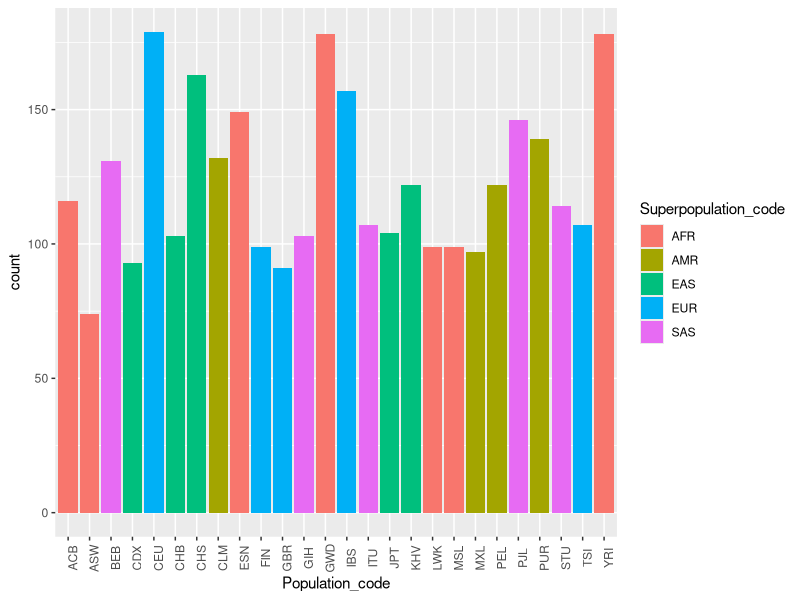
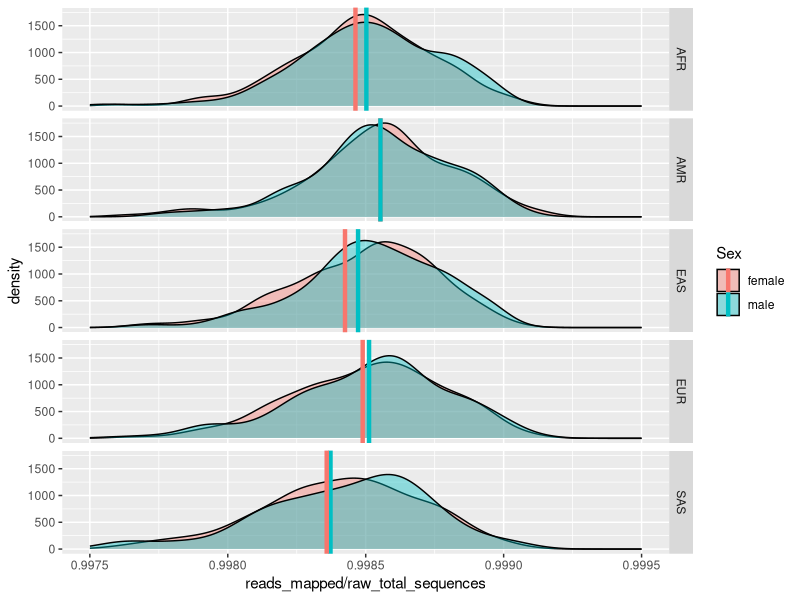
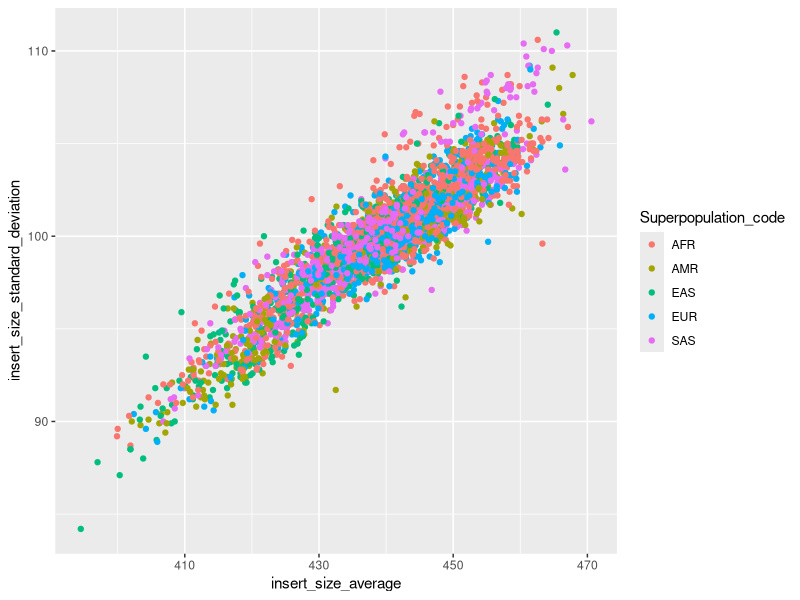
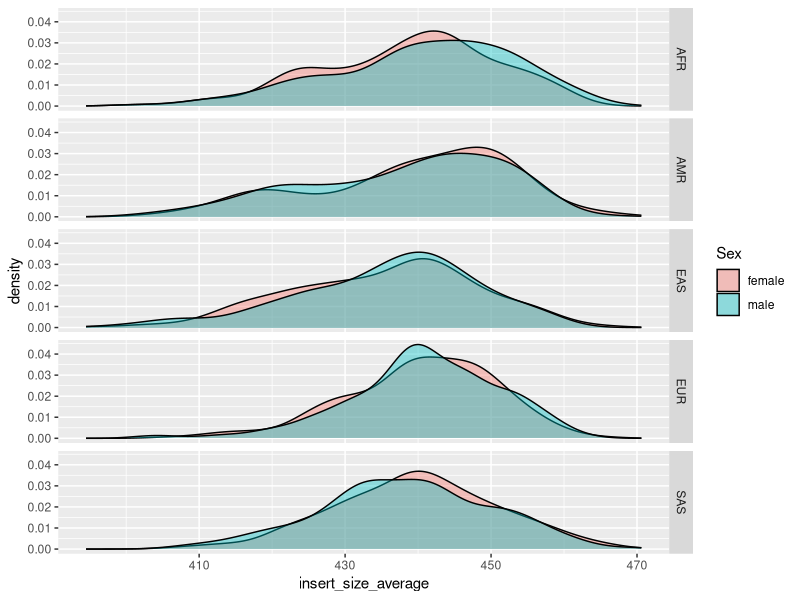
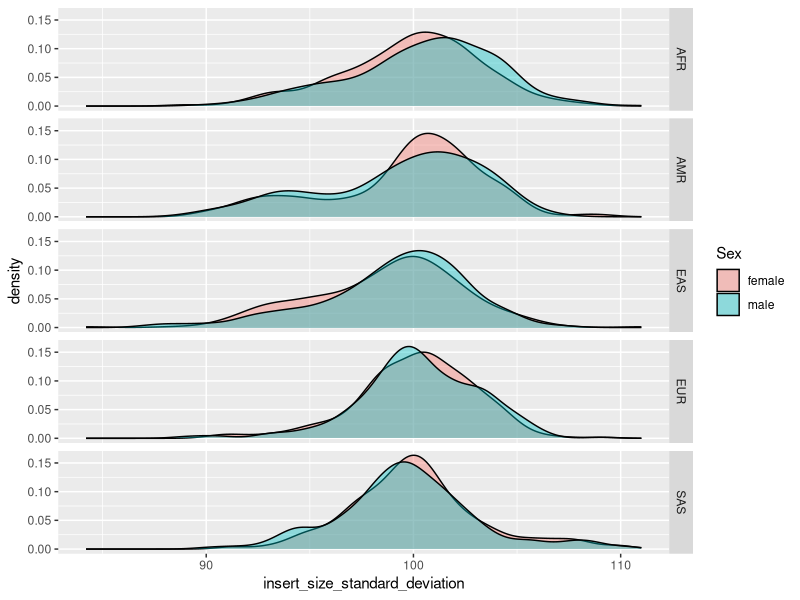
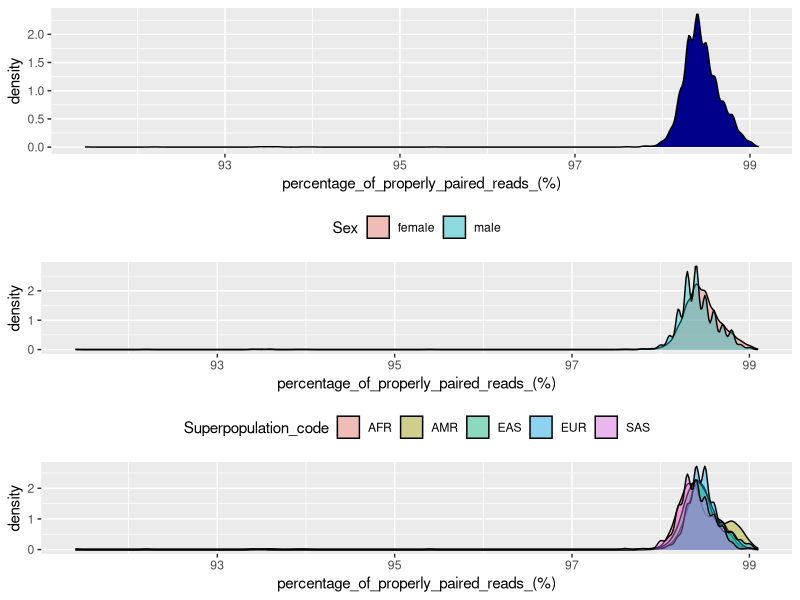
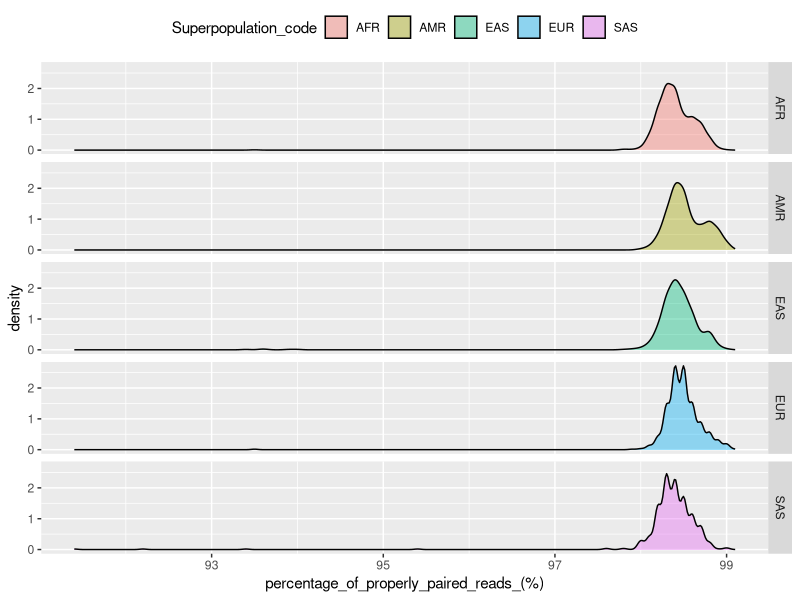
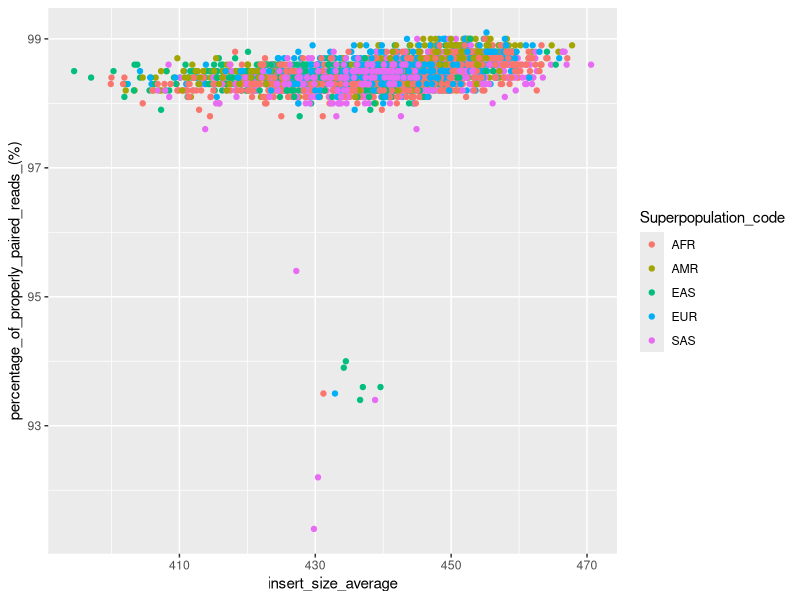

Recreate these plots in R, in order.
## Plot the mapping statistics across samples using the samtools stats matrix
##############################################################################

## Set up environment
# install.packages("gridExtra")
# install.packages("scales")

library(ggplot2)
library(gridExtra)
library(dplyr)
library(scales) 

## this will need to be set to the directory where you have the samtoolstats file
setwd("/Users/mschatz/Dropbox/Documents/Projects/T2T/t2t-variants/samtools_stats_chm13")

## Load tables and fix formatting
stats <- as.data.frame(t(read.table("2021.04.22.samtools.stats.all.txt", header=TRUE, row.names=1)))

stats$Sex                  = as.factor(stats$Sex)
stats$Population_code      = as.factor(stats$Population_code)
stats$Superpopulation_code = as.factor(stats$Superpopulation_code)

stats$error_rate                                = as.double(stats$error_rate)
stats$reads_mapped                              = as.double(stats$reads_mapped)
stats$reads_unmapped                            = as.double(stats$reads_unmapped)
stats$average_length                            = as.double(stats$average_length)
stats$raw_total_sequences                       = as.double(stats$raw_total_sequences)
stats$insert_size_average                       = as.double(stats$insert_size_average)
stats$insert_size_standard_deviation            = as.double(stats$insert_size_standard_deviation)
stats$`percentage_of_properly_paired_reads_(%)` = as.double(stats$`percentage_of_properly_paired_reads_(%)`)


## Population Composition
###############################################################################################################################

## overall population counts

dir.create("plot")

pdf("plot/superpopulation_cnt.pdf", width=11, height=8.5)
ggplot(stats, aes(Superpopulation_code, fill=Superpopulation_code)) + geom_histogram(stat="count") + stat_count(aes(y=..count.., label=..count..), geom="text", vjust=-.5) 
dev.off()

png("plot/superpopulation_cnt.png", width=11, height=8.5, units="in", res=300)
ggplot(stats, aes(Superpopulation_code, fill=Superpopulation_code)) + geom_histogram(stat="count") + stat_count(aes(y=..count.., label=..count..), geom="text", vjust=-.5) 
dev.off()



ggplot(stats, aes(Population_code, fill=Superpopulation_code)) + geom_histogram(stat="count") + theme(axis.text.x = element_text(angle = 90))

## overall population counts.... there must be a better way to do this
cnts <- stats %>% count(Population_code, Superpopulation_code)
colors = hue_pal()(5)
pcnt = cnts %>% filter(Superpopulation_code=="AFR"); p1 = ggplot(pcnt, aes(x=Population_code, y=n)) + geom_bar(stat='identity', fill=colors[1]) + xlab("AFR") + ylim(0,max(cnts$n)) + theme(axis.text.x = element_text(angle = 90)) + geom_text(aes(label=n), vjust=-.5)
pcnt = cnts %>% filter(Superpopulation_code=="AMR"); p2 = ggplot(pcnt, aes(x=Population_code, y=n)) + geom_bar(stat='identity', fill=colors[2]) + xlab("AMR") + ylim(0,max(cnts$n)) + theme(axis.title.y = element_blank(), axis.text.y = element_blank(), axis.ticks.y = element_blank()) + theme(axis.text.x = element_text(angle = 90)) + geom_text(aes(label=n), vjust=-.5)
pcnt = cnts %>% filter(Superpopulation_code=="EAS"); p3 = ggplot(pcnt, aes(x=Population_code, y=n)) + geom_bar(stat='identity', fill=colors[3]) + xlab("EAS") + ylim(0,max(cnts$n)) + theme(axis.title.y = element_blank(), axis.text.y = element_blank(), axis.ticks.y = element_blank()) + theme(axis.text.x = element_text(angle = 90)) + geom_text(aes(label=n), vjust=-.5)
pcnt = cnts %>% filter(Superpopulation_code=="EUR"); p4 = ggplot(pcnt, aes(x=Population_code, y=n)) + geom_bar(stat='identity', fill=colors[4]) + xlab("EUR") + ylim(0,max(cnts$n)) + theme(axis.title.y = element_blank(), axis.text.y = element_blank(), axis.ticks.y = element_blank()) + theme(axis.text.x = element_text(angle = 90)) + geom_text(aes(label=n), vjust=-.5)
pcnt = cnts %>% filter(Superpopulation_code=="SAS"); p5 = ggplot(pcnt, aes(x=Population_code, y=n)) + geom_bar(stat='identity', fill=colors[5]) + xlab("SAS") + ylim(0,max(cnts$n)) + theme(axis.title.y = element_blank(), axis.text.y = element_blank(), axis.ticks.y = element_blank()) + theme(axis.text.x = element_text(angle = 90)) + geom_text(aes(label=n), vjust=-.5)

pdf("plot/population_cnt.pdf", width=11, height=8.5)
grid.arrange(p1,p2,p3,p4,p5,nrow=1, widths=c(7,4,5,5,5))
dev.off()

png("plot/population_cnt.png", width=11, height=8.5, units="in", res=300)
grid.arrange(p1,p2,p3,p4,p5,nrow=1, widths=c(7,4,5,5,5))
dev.off()


## Coverage Analysis, mapping rate, insert sizes
###############################################################################################################################

## raw reads per superpopulation
pdf("plot/superpopulation_data.pdf", width=11, height=8.5)
ggplot(stats, aes(raw_total_sequences, fill=Superpopulation_code)) + geom_density() + facet_grid(stats$Superpopulation_code)
dev.off()

png("plot/superpopulation_data.png", width=11, height=8.5, units="in", res=300)
ggplot(stats, aes(raw_total_sequences, fill=Superpopulation_code)) + geom_density() + facet_grid(stats$Superpopulation_code)
dev.off()


## raw coverage by superpopulation
pop_cov <- stats %>% group_by(Superpopulation_code) %>% mutate(pop_cov_mean=mean(raw_total_sequences*average_length/3e9)) 

pdf("plot/superpopulation_cov.pdf", width=11, height=8.5)
ggplot(pop_cov, aes(raw_total_sequences*average_length/3e9, fill=Superpopulation_code)) + geom_density() + geom_vline(aes(xintercept=pop_cov_mean), color="black")+ facet_grid(stats$Superpopulation_code)
dev.off()

png("plot/superpopulation_cov.png", width=11, height=8.5, units="in", res=300)
ggplot(pop_cov, aes(raw_total_sequences*average_length/3e9, fill=Superpopulation_code)) +
 geom_density() + geom_vline(aes(xintercept=pop_cov_mean), color="black") + facet_grid(stats$Superpopulation_code) +
 theme(legend.position="bottom", legend.title=element_blank())
dev.off()



## Mapping Rate
pdf("plot/superpopulation_mapping_rate.pdf", width=11, height=8.5)
ggplot(stats, aes(reads_mapped/raw_total_sequences, fill=Sex)) + geom_density(alpha=0.4) + facet_grid(stats$Superpopulation_code)
dev.off()

png("plot/superpopulation_mapping_rate.png", width=11, height=8.5, units="in", res=300)
ggplot(stats, aes(reads_mapped/raw_total_sequences, fill=Sex)) + geom_density(alpha=0.4) + facet_grid(stats$Superpopulation_code)
dev.off()



## Mapping rates by pop + sex
pop_mapping <- stats %>% group_by(Superpopulation_code, Sex) %>% mutate(pop_mean_mapping=mean(reads_mapped/raw_total_sequences)) 
ggplot(pop_mapping, aes(reads_mapped/raw_total_sequences, fill=Sex)) + geom_density(alpha=0.4) + xlim(.9975, .9995) + geom_vline(aes(xintercept=pop_mean_mapping, color=Sex), size=1.5) + facet_grid(stats$Superpopulation_code) 

## insert size distribution
ggplot(stats, aes(x=insert_size_average, y=insert_size_standard_deviation, color=Superpopulation_code)) + geom_point()
ggplot(stats, aes(x=insert_size_average, fill=Sex)) + geom_density(alpha=0.4) + facet_grid(stats$Superpopulation_code)
ggplot(stats, aes(x=insert_size_standard_deviation, fill=Sex)) + geom_density(alpha=0.4) + facet_grid(stats$Superpopulation_code)


## proper pairs
###############################################################################################################################

## overall proper pairs
p1 <- ggplot(stats, aes(x=`percentage_of_properly_paired_reads_(%)`), fill=D)                    + geom_density(color="black", fill="darkblue") + theme(legend.position='top')
p2 <- ggplot(stats, aes(x=`percentage_of_properly_paired_reads_(%)`, fill=Sex))                  + geom_density(alpha=0.4)                      + theme(legend.position='top')
p3 <- ggplot(stats, aes(x=`percentage_of_properly_paired_reads_(%)`, fill=Superpopulation_code)) + geom_density(alpha=0.4)                      + theme(legend.position='top')
grid.arrange(p1, p2, p3, nrow=3)

## properpairs by population
ggplot(stats, aes(x=`percentage_of_properly_paired_reads_(%)`, fill=Superpopulation_code)) + geom_density(alpha=0.4) + facet_grid(stats$Superpopulation_code) + theme(legend.position='top') 

## scatterplot of proper pairs by insert size
ggplot(stats, aes(x=insert_size_average, y=`percentage_of_properly_paired_reads_(%)`, color=Superpopulation_code)) + geom_point()

## All in 1 giant messy plot
ggplot(stats, aes(x=`percentage_of_properly_paired_reads_(%)`, fill=Sex)) + geom_density(alpha=0.4) + theme(legend.position='top') + facet_grid(stats$Population_code)
ggplot(stats, aes(x=`percentage_of_properly_paired_reads_(%)`, fill=Superpopulation_code)) + geom_density(alpha=0.4) + theme(legend.position='top') + facet_grid(stats$Population_code)

## Per superpopulation
for (pop in levels(stats$Superpopulation_code)) { print(pop) }
pop = "AFR"; superpop = filter(stats, Superpopulation_code==pop); ggplot(superpop, aes(x=`percentage_of_properly_paired_reads_(%)`, fill=Sex)) + geom_density(alpha=0.4) + theme(legend.position='top') + facet_grid(superpop$Population_code) + ggtitle(paste("Superpopulation: ", pop)) + xlim(90, 100)
pop = "AMR"; superpop = filter(stats, Superpopulation_code==pop); ggplot(superpop, aes(x=`percentage_of_properly_paired_reads_(%)`, fill=Sex)) + geom_density(alpha=0.4) + theme(legend.position='top') + facet_grid(superpop$Population_code) + ggtitle(paste("Superpopulation: ", pop)) + xlim(90, 100)  
pop = "EAS"; superpop = filter(stats, Superpopulation_code==pop); ggplot(superpop, aes(x=`percentage_of_properly_paired_reads_(%)`, fill=Sex)) + geom_density(alpha=0.4) + theme(legend.position='top') + facet_grid(superpop$Population_code) + ggtitle(paste("Superpopulation: ", pop)) + xlim(90, 100)  
pop = "EUR"; superpop = filter(stats, Superpopulation_code==pop); ggplot(superpop, aes(x=`percentage_of_properly_paired_reads_(%)`, fill=Sex)) + geom_density(alpha=0.4) + theme(legend.position='top') + facet_grid(superpop$Population_code) + ggtitle(paste("Superpopulation: ", pop)) + xlim(90, 100)  
pop = "SAS"; superpop = filter(stats, Superpopulation_code==pop); ggplot(superpop, aes(x=`percentage_of_properly_paired_reads_(%)`, fill=Sex)) + geom_density(alpha=0.4) + theme(legend.position='top') + facet_grid(superpop$Population_code) + ggtitle(paste("Superpopulation: ", pop)) + xlim(90, 100)  

## focus on small insert sizes
small = filter(stats, insert_size_average < 500)
p1 <- ggplot(small, aes(x=`percentage_of_properly_paired_reads_(%)`), fill=D)                    + geom_density(color="black", fill="darkblue") + theme(legend.position='top')
p2 <- ggplot(small, aes(x=`percentage_of_properly_paired_reads_(%)`, fill=Sex))                  + geom_density(alpha=0.4)                      + theme(legend.position='top')
p3 <- ggplot(small, aes(x=`percentage_of_properly_paired_reads_(%)`, fill=Superpopulation_code)) + geom_density(alpha=0.4)                      + theme(legend.position='top')
grid.arrange(p1, p2, p3, nrow=3)

## focus on big
big = filter(stats, insert_size_average >= 500)
p1 <- ggplot(big, aes(x=`percentage_of_properly_paired_reads_(%)`), fill=D)                    + geom_density(color="black", fill="darkblue") + theme(legend.position='top')
p2 <- ggplot(big, aes(x=`percentage_of_properly_paired_reads_(%)`, fill=Sex))                  + geom_density(alpha=0.4)                      + theme(legend.position='top')
p3 <- ggplot(big, aes(x=`percentage_of_properly_paired_reads_(%)`, fill=Superpopulation_code)) + geom_density(alpha=0.4)                      + theme(legend.position='top')
grid.arrange(p1, p2, p3, nrow=3)


## Error Rate
###############################################################################################################################
 
## error_rate (all)
sex_err <- stats %>% group_by(Sex) %>% mutate(sex_err_mean=mean(error_rate)) 
pop_err <- stats %>% group_by(Superpopulation_code) %>% mutate(pop_err_mean=mean(error_rate)) 
sex_pop_err <- stats %>% group_by(Sex, Superpopulation_code) %>% mutate(sex_pop_err_mean=mean(error_rate)) 

p1 <- ggplot(stats, aes(error_rate, fill=D))                      + geom_density(color="black", fill="darkblue") + geom_vline(aes(xintercept=mean(error_rate)), size=1, color="red") + theme(legend.position='top')
p2 <- ggplot(sex_err, aes(error_rate, fill=Sex))                  + geom_density(alpha=0.4) + geom_vline(aes(xintercept=sex_err_mean, color=Sex), size=1.5) + theme(legend.position='top')
p3 <- ggplot(pop_err, aes(error_rate, fill=Superpopulation_code)) + geom_density(alpha=0.4) + geom_vline(aes(xintercept=pop_err_mean, color=Superpopulation_code), size=1.5) + theme(legend.position='top')

pdf("plot/superpopulation_error_rate.pdf", width=11, height=8.5)
grid.arrange(p1, p2, p3, nrow=3)
dev.off()

png("plot/superpopulation_error_rate.png", width=11, height=8.5, units="in", res=300)
grid.arrange(p1, p2, p3, nrow=3)
dev.off()


pdf("plot/superpopulation_error_rate_sex.pdf", width=11, height=8.5)
ggplot(sex_pop_err, aes(error_rate, fill=Sex)) + geom_density(alpha=0.4) + geom_vline(aes(xintercept=sex_pop_err_mean, color=Sex), size=1.5) + theme(legend.position='top') + facet_grid(stats$Superpopulation_code) 
dev.off()

png("plot/superpopulation_error_rate_sex.png", width=11, height=8.5, units="in", res=300)
ggplot(sex_pop_err, aes(error_rate, fill=Sex)) + geom_density(alpha=0.4) + geom_vline(aes(xintercept=sex_pop_err_mean, color=Sex), size=1.5) + theme(legend.position='top') + facet_grid(stats$Superpopulation_code) 
dev.off()


## error rate small ins
small = filter(stats, insert_size_average < 500)
small_sex_err <- small %>% group_by(Sex) %>% mutate(sex_err_mean=mean(error_rate)) 
small_pop_err <- small %>% group_by(Superpopulation_code) %>% mutate(pop_err_mean=mean(error_rate)) 

p1 <- ggplot(small, aes(error_rate, fill=D))                            + geom_density(color="black", fill="darkblue") + geom_vline(aes(xintercept=mean(error_rate)), size=1, color="red") + theme(legend.position='top')
p2 <- ggplot(small_sex_err, aes(error_rate, fill=Sex))                  + geom_density(alpha=0.4) + geom_vline(aes(xintercept=sex_err_mean, color=Sex), size=1.5) + theme(legend.position='top')
p3 <- ggplot(small_pop_err, aes(error_rate, fill=Superpopulation_code)) + geom_density(alpha=0.4) + geom_vline(aes(xintercept=pop_err_mean, color=Superpopulation_code), size=1.5) + theme(legend.position='top')
grid.arrange(p1, p2, p3, nrow=3)



## reads_unmapped
sex_unmapped <- stats %>% group_by(Sex) %>% mutate(sex_unmapped_mean=mean(reads_unmapped/raw_total_sequences)) 
pop_unmapped <- stats %>% group_by(Superpopulation_code) %>% mutate(pop_unmapped_mean=mean(reads_unmapped/raw_total_sequences)) 

p1 <- ggplot(stats, aes(reads_unmapped/raw_total_sequences, fill=D))                    + geom_density(color="black", fill="darkblue") + geom_vline(aes(xintercept=mean(reads_unmapped/raw_total_sequences)), size=1, color="red") + theme(legend.position='top')
p2 <- ggplot(sex_unmapped, aes(reads_unmapped/raw_total_sequences, fill=Sex))                  + geom_density(alpha=0.4) + geom_vline(aes(xintercept=sex_unmapped_mean, color=Sex), size=1.5) + theme(legend.position='top')
p3 <- ggplot(pop_unmapped, aes(reads_unmapped/raw_total_sequences, fill=Superpopulation_code)) + geom_density(alpha=0.4) + geom_vline(aes(xintercept=pop_unmapped_mean, color=Superpopulation_code), size=1.5) + theme(legend.position='top')

pdf("plot/superpopulation_unmapped_rate.pdf", width=11, height=8.5)
grid.arrange(p1, p2, p3, nrow=3)
dev.off()

png("plot/superpopulation_unmapped_rate.png", width=11, height=8.5, units="in", res=300)
grid.arrange(p1, p2, p3, nrow=3)
dev.off()

